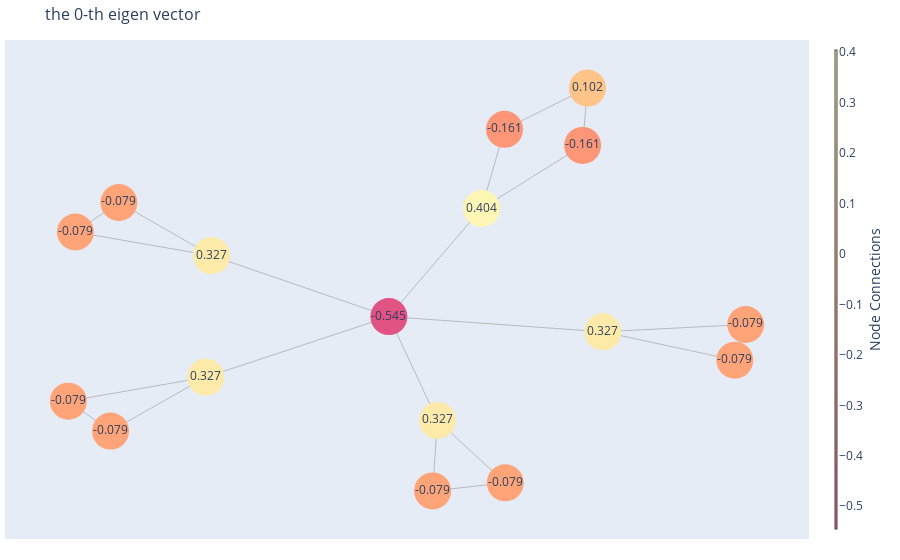
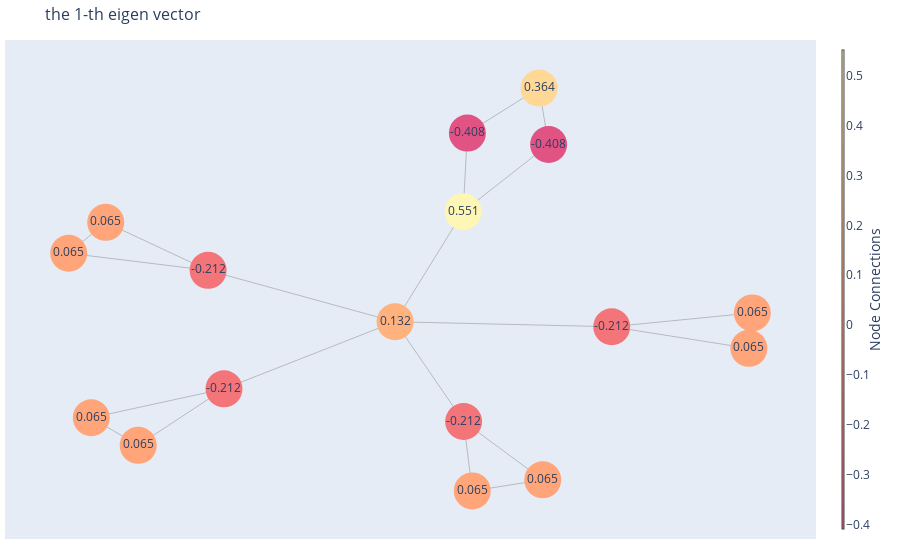
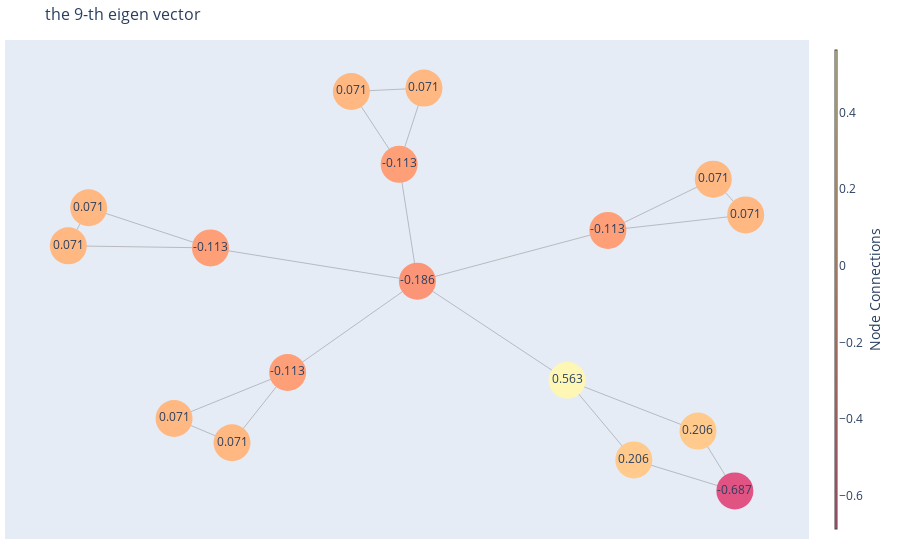
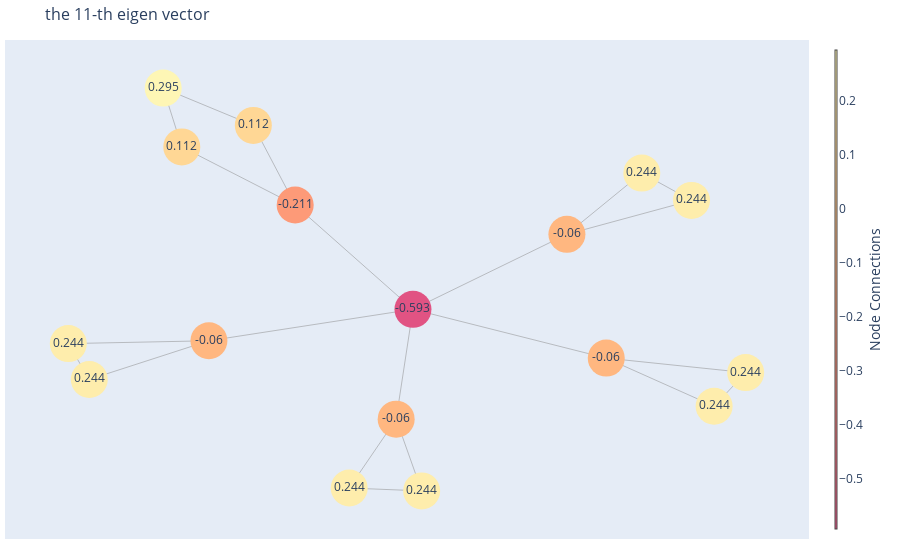

Notebook code for these charts, in order:
### Code cell
x = np.array(x).reshape(center + 1, 1)
output = U.T @ x
print(np.abs(output.reshape(-1)) > 0.0001)
# print(  output.reshape(-1).tolist())
output = output.reshape(-1).tolist()
created_mask = 0
used_vectors = []
for i in range(len(output)):
    if np.abs(output[i]) > 0.0000001:
        print(f'the {i} eigenvector * {output[i]}')
        created_mask = created_mask + output[i] * U[:, i]
        used_vectors.append(i)
        eiventor = U[:, i].tolist()
        label_values = [gg for gg in eiventor]
        draw_color(label_values, G, n_node = center, title= f'the {i}-th eigen vector')
created_mask = created_mask.tolist()

print(created_mask)
color_map = []
for i, node in enumerate(G):
    if created_mask[i]  > 0.9:
        color_map.append('green')
    else: 
        color_map.append('blue')  
nx.draw(G, node_color=color_map, with_labels=True)
plt.title(f'mask created by {used_vectors} ')
plt.show()

### Figure 1 — Plotly figure (JSON) as saved in the notebook; plotly's stock layout.template omitted (floating-point values rounded to 4 significant figures)
{"data": [{"hoverinfo": "none", "line": {"color": "#888", "width": 0.5}, "mode": "lines", "type": "scatter", "x": [0.08417, 0.2353, null, 0.08417, 0.07342, null, 0.08417, -0.024, null, 0.2353, 0.07342, null, 0.4526, 0.7468, null, 0.4526, 0.7709, null, 0.4526, -0.024, null, 0.7468, 0.7709, null, -0.4319, -0.7382, null, -0.4319, -0.6442, null, -0.4319, -0.024, null, -0.7382, -0.6442, null, -0.4191, -0.7225, null, -0.4191, -0.6256, null, -0.4191, -0.024, null, -0.7225, -0.6256, null, 0.1826, 0.4076, null, 0.1826, 0.2336, null, 0.1826, -0.024, null, 0.4076, 0.4184, null, 0.4184, 0.2336, null], "y": [-0.5268, -0.8133, null, -0.5268, -0.8505, null, -0.5268, -0.04954, null, -0.8133, -0.8505, null, -0.1196, -0.25, null, -0.1196, -0.08589, null, -0.1196, -0.04954, null, -0.25, -0.08589, null, -0.3281, -0.4381, null, -0.3281, -0.5755, null, -0.3281, -0.04954, null, -0.4381, -0.5755, null, 0.2303, 0.339, null, 0.2303, 0.4744, null, 0.2303, -0.04954, null, 0.339, 0.4744, null, 0.4467, 0.7364, null, 0.4467, 0.8106, null, 0.4467, -0.04954, null, 0.7364, 1, null, 1, 0.8106, null]}, {"hoverinfo": "text", "marker": {"color": [0.327, -0.079, -0.079, 0.327, -0.079, -0.079, 0.327, -0.079, -0.079, 0.327, -0.079, -0.079, 0.404, -0.161, 0.102, -0.161, -0.545], "colorbar": {"thickness": 1, "title": {"side": "right", "text": "Node Connections"}, "xanchor": "left"}, "colorscale": [[0, "rgb(254, 246, 181)"], [0.1667, "rgb(255, 221, 154)"], [0.3333, "rgb(255, 194, 133)"], [0.5, "rgb(255, 166, 121)"], [0.6667, "rgb(250, 138, 118)"], [0.8333, "rgb(241, 109, 122)"], [1, "rgb(225, 83, 131)"]], "line": {"width": 0}, "reversescale": true, "showscale": true, "size": 37}, "mode": "markers+text", "text": ["0.327", "-0.079", "-0.079", "0.327", "-0.079", "-0.079", "0.327", "-0.079", "-0.079", "0.327", "-0.079", "-0.079", "0.404", "-0.161", "0.102", "-0.161", "-0.545"], "type": "scatter", "x": [0.08417, 0.2353, 0.07342, 0.4526, 0.7468, 0.7709, -0.4319, -0.7382, -0.6442, -0.4191, -0.7225, -0.6256, 0.1826, 0.4076, 0.4184, 0.2336, -0.024], "y": [-0.5268, -0.8133, -0.8505, -0.1196, -0.25, -0.08589, -0.3281, -0.4381, -0.5755, 0.2303, 0.339, 0.4744, 0.4467, 0.7364, 1, 0.8106, -0.04954]}], "layout": {"annotations": [{"showarrow": false, "text": "", "xref": "paper", "yref": "paper"}], "hovermode": "closest", "margin": {"b": 21, "l": 5, "r": 5, "t": 40}, "showlegend": false, "title": {"font": {"size": 16}, "text": "the 0-th eigen vector"}, "xaxis": {"mirror": true, "showgrid": false, "showticklabels": false, "zeroline": false}, "yaxis": {"mirror": true, "showgrid": false, "showticklabels": false, "zeroline": false}}}

### Figure 2 — Plotly figure (JSON) as saved in the notebook; plotly's stock layout.template omitted (floating-point values rounded to 4 significant figures)
{"data": [{"hoverinfo": "none", "line": {"color": "#888", "width": 0.5}, "mode": "lines", "type": "scatter", "x": [0.1318, 0.3021, null, 0.1318, 0.1505, null, 0.1318, -0.01576, null, 0.3021, 0.1505, null, -0.3841, -0.5687, null, -0.3841, -0.6698, null, -0.3841, -0.01576, null, -0.5687, -0.6698, null, -0.4183, -0.7185, null, -0.4183, -0.6387, null, -0.4183, -0.01576, null, -0.7185, -0.6387, null, 0.4506, 0.7459, null, 0.4506, 0.7533, null, 0.4506, -0.01576, null, 0.7459, 0.7533, null, 0.1308, 0.1399, null, 0.1308, 0.3148, null, 0.1308, -0.01576, null, 0.1399, 0.2942, null, 0.2942, 0.3148, null], "y": [-0.4996, -0.762, null, -0.4996, -0.8118, null, -0.4996, -0.05093, null, -0.762, -0.8118, null, -0.3528, -0.6067, null, -0.3528, -0.4827, null, -0.3528, -0.05093, null, -0.6067, -0.4827, null, 0.1802, 0.2571, null, 0.1802, 0.3962, null, 0.1802, -0.05093, null, 0.2571, 0.3962, null, -0.07329, -0.1706, null, -0.07329, -0.01115, null, -0.07329, -0.05093, null, -0.1706, -0.01115, null, 0.4442, 0.7977, null, 0.4442, 0.7461, null, 0.4442, -0.05093, null, 0.7977, 1, null, 1, 0.7461, null]}, {"hoverinfo": "text", "marker": {"color": [-0.212, 0.065, 0.065, -0.212, 0.065, 0.065, -0.212, 0.065, 0.065, -0.212, 0.065, 0.065, 0.551, -0.408, 0.364, -0.408, 0.132], "colorbar": {"thickness": 1, "title": {"side": "right", "text": "Node Connections"}, "xanchor": "left"}, "colorscale": [[0, "rgb(254, 246, 181)"], [0.1667, "rgb(255, 221, 154)"], [0.3333, "rgb(255, 194, 133)"], [0.5, "rgb(255, 166, 121)"], [0.6667, "rgb(250, 138, 118)"], [0.8333, "rgb(241, 109, 122)"], [1, "rgb(225, 83, 131)"]], "line": {"width": 0}, "reversescale": true, "showscale": true, "size": 37}, "mode": "markers+text", "text": ["-0.212", "0.065", "0.065", "-0.212", "0.065", "0.065", "-0.212", "0.065", "0.065", "-0.212", "0.065", "0.065", "0.551", "-0.408", "0.364", "-0.408", "0.132"], "type": "scatter", "x": [0.1318, 0.3021, 0.1505, -0.3841, -0.5687, -0.6698, -0.4183, -0.7185, -0.6387, 0.4506, 0.7459, 0.7533, 0.1308, 0.1399, 0.2942, 0.3148, -0.01576], "y": [-0.4996, -0.762, -0.8118, -0.3528, -0.6067, -0.4827, 0.1802, 0.2571, 0.3962, -0.07329, -0.1706, -0.01115, 0.4442, 0.7977, 1, 0.7461, -0.05093]}], "layout": {"annotations": [{"showarrow": false, "text": "", "xref": "paper", "yref": "paper"}], "hovermode": "closest", "margin": {"b": 21, "l": 5, "r": 5, "t": 40}, "showlegend": false, "title": {"font": {"size": 16}, "text": "the 1-th eigen vector"}, "xaxis": {"mirror": true, "showgrid": false, "showticklabels": false, "zeroline": false}, "yaxis": {"mirror": true, "showgrid": false, "showticklabels": false, "zeroline": false}}}

### Figure 3 — Plotly figure (JSON) as saved in the notebook; plotly's stock layout.template omitted (floating-point values rounded to 4 significant figures)
{"data": [{"hoverinfo": "none", "line": {"color": "#888", "width": 0.5}, "mode": "lines", "type": "scatter", "x": [-0.5944, -0.9749, null, -0.5944, -0.9204, null, -0.5944, -0.04064, null, -0.9749, -0.9204, null, 0.4692, 0.838, null, 0.4692, 0.7513, null, 0.4692, -0.04064, null, 0.838, 0.7513, null, -0.08938, -0.2173, null, -0.08938, -0.02313, null, -0.08938, -0.04064, null, -0.2173, -0.02313, null, -0.3879, -0.6919, null, -0.3879, -0.5368, null, -0.3879, -0.04064, null, -0.6919, -0.5368, null, 0.3602, 0.7103, null, 0.3602, 0.5387, null, 0.3602, -0.04064, null, 0.7103, 0.809, null, 0.809, 0.5387, null], "y": [0.2123, 0.2226, null, 0.2123, 0.4101, null, 0.2123, 0.04843, null, 0.2226, 0.4101, null, 0.2987, 0.3751, null, 0.2987, 0.551, null, 0.2987, 0.04843, null, 0.3751, 0.551, null, 0.624, 0.9832, null, 0.624, 1, null, 0.624, 0.04843, null, 0.9832, 1, null, -0.4015, -0.6282, null, -0.4015, -0.7478, null, -0.4015, 0.04843, null, -0.6282, -0.7478, null, -0.4399, -0.6904, null, -0.4399, -0.8322, null, -0.4399, 0.04843, null, -0.6904, -0.9853, null, -0.9853, -0.8322, null]}, {"hoverinfo": "text", "marker": {"color": [-0.113, 0.071, 0.071, -0.113, 0.071, 0.071, -0.113, 0.071, 0.071, -0.113, 0.071, 0.071, 0.563, 0.206, -0.687, 0.206, -0.186], "colorbar": {"thickness": 1, "title": {"side": "right", "text": "Node Connections"}, "xanchor": "left"}, "colorscale": [[0, "rgb(254, 246, 181)"], [0.1667, "rgb(255, 221, 154)"], [0.3333, "rgb(255, 194, 133)"], [0.5, "rgb(255, 166, 121)"], [0.6667, "rgb(250, 138, 118)"], [0.8333, "rgb(241, 109, 122)"], [1, "rgb(225, 83, 131)"]], "line": {"width": 0}, "reversescale": true, "showscale": true, "size": 37}, "mode": "markers+text", "text": ["-0.113", "0.071", "0.071", "-0.113", "0.071", "0.071", "-0.113", "0.071", "0.071", "-0.113", "0.071", "0.071", "0.563", "0.206", "-0.687", "0.206", "-0.186"], "type": "scatter", "x": [-0.5944, -0.9749, -0.9204, 0.4692, 0.838, 0.7513, -0.08938, -0.2173, -0.02313, -0.3879, -0.6919, -0.5368, 0.3602, 0.7103, 0.809, 0.5387, -0.04064], "y": [0.2123, 0.2226, 0.4101, 0.2987, 0.3751, 0.551, 0.624, 0.9832, 1, -0.4015, -0.6282, -0.7478, -0.4399, -0.6904, -0.9853, -0.8322, 0.04843]}], "layout": {"annotations": [{"showarrow": false, "text": "", "xref": "paper", "yref": "paper"}], "hovermode": "closest", "margin": {"b": 21, "l": 5, "r": 5, "t": 40}, "showlegend": false, "title": {"font": {"size": 16}, "text": "the 9-th eigen vector"}, "xaxis": {"mirror": true, "showgrid": false, "showticklabels": false, "zeroline": false}, "yaxis": {"mirror": true, "showgrid": false, "showticklabels": false, "zeroline": false}}}

### Figure 4 — Plotly figure (JSON) as saved in the notebook; plotly's stock layout.template omitted (floating-point values rounded to 4 significant figures)
{"data": [{"hoverinfo": "none", "line": {"color": "#888", "width": 0.5}, "mode": "lines", "type": "scatter", "x": [-0.01027, 0.05204, null, -0.01027, -0.1251, null, -0.01027, 0.03075, null, 0.05204, -0.1251, null, -0.4682, -0.7608, null, -0.4682, -0.8121, null, -0.4682, 0.03075, null, -0.7608, -0.8121, null, 0.5035, 0.8445, null, 0.5035, 0.7674, null, 0.5035, 0.03075, null, 0.8445, 0.7674, null, 0.4073, 0.5905, null, 0.4073, 0.7121, null, 0.4073, 0.03075, null, 0.5905, 0.7121, null, -0.2573, -0.5346, null, -0.2573, -0.3596, null, -0.2573, 0.03075, null, -0.5346, -0.58, null, -0.58, -0.3596, null], "y": [-0.5704, -0.9107, null, -0.5704, -0.8969, null, -0.5704, -0.04929, null, -0.9107, -0.8969, null, -0.1984, -0.3822, null, -0.1984, -0.212, null, -0.1984, -0.04929, null, -0.3822, -0.212, null, -0.2807, -0.3495, null, -0.2807, -0.5093, null, -0.2807, -0.04929, null, -0.3495, -0.5093, null, 0.3065, 0.5968, null, 0.3065, 0.4671, null, 0.3065, -0.04929, null, 0.5968, 0.4671, null, 0.4453, 0.721, null, 0.4453, 0.8229, null, 0.4453, -0.04929, null, 0.721, 1, null, 1, 0.8229, null]}, {"hoverinfo": "text", "marker": {"color": [-0.06, 0.244, 0.244, -0.06, 0.244, 0.244, -0.06, 0.244, 0.244, -0.06, 0.244, 0.244, -0.211, 0.112, 0.295, 0.112, -0.593], "colorbar": {"thickness": 1, "title": {"side": "right", "text": "Node Connections"}, "xanchor": "left"}, "colorscale": [[0, "rgb(254, 246, 181)"], [0.1667, "rgb(255, 221, 154)"], [0.3333, "rgb(255, 194, 133)"], [0.5, "rgb(255, 166, 121)"], [0.6667, "rgb(250, 138, 118)"], [0.8333, "rgb(241, 109, 122)"], [1, "rgb(225, 83, 131)"]], "line": {"width": 0}, "reversescale": true, "showscale": true, "size": 37}, "mode": "markers+text", "text": ["-0.06", "0.244", "0.244", "-0.06", "0.244", "0.244", "-0.06", "0.244", "0.244", "-0.06", "0.244", "0.244", "-0.211", "0.112", "0.295", "0.112", "-0.593"], "type": "scatter", "x": [-0.01027, 0.05204, -0.1251, -0.4682, -0.7608, -0.8121, 0.5035, 0.8445, 0.7674, 0.4073, 0.5905, 0.7121, -0.2573, -0.5346, -0.58, -0.3596, 0.03075], "y": [-0.5704, -0.9107, -0.8969, -0.1984, -0.3822, -0.212, -0.2807, -0.3495, -0.5093, 0.3065, 0.5968, 0.4671, 0.4453, 0.721, 1, 0.8229, -0.04929]}], "layout": {"annotations": [{"showarrow": false, "text": "", "xref": "paper", "yref": "paper"}], "hovermode": "closest", "margin": {"b": 21, "l": 5, "r": 5, "t": 40}, "showlegend": false, "title": {"font": {"size": 16}, "text": "the 11-th eigen vector"}, "xaxis": {"mirror": true, "showgrid": false, "showticklabels": false, "zeroline": false}, "yaxis": {"mirror": true, "showgrid": false, "showticklabels": false, "zeroline": false}}}
